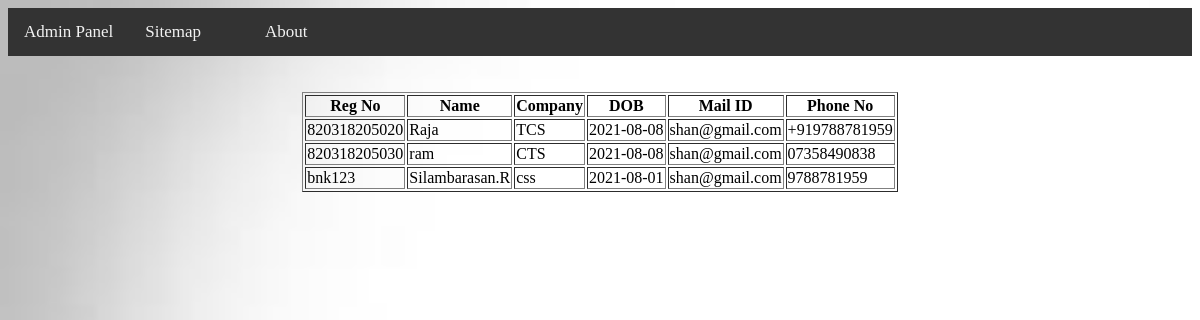
Page /admin_alum_view.php on the committed database.
### tables this page shows
CREATE TABLE `alum_det` (
  `regno` varchar(12) NOT NULL,
  `name` varchar(20) NOT NULL,
  `company` varchar(20) NOT NULL,
  `dob` date NOT NULL,
  `mail` varchar(20) NOT NULL,
  `phno` varchar(15) NOT NULL,
  `status` varchar(2) NOT NULL
);

### admin_alum_view.php (the view, shortened to what this page needs)
<html>
<Head>
<title> Alumni-Details</title></Head>
 </HEAD>
<body>
  <div class="topnav">
  <a href="admin_pan.php">Admin Panel</a>
  <a class="books" href="sitemap.html">Sitemap<a>
  <a href="about.html">About</a>
 </div>
 <br><br>
<center>
<?php
$servername = "localhost";
$username = "root";
$password ="";
$dbname="forum";
$conn = new mysqli($servername, $username, $password ,$dbname);
$query1= "Select * from `alum_det`";
echo"<table border=1px>
 <tr>
     <th>Reg No</th>
     <th>Name</th>
     <th>Company</th>
	  <th>DOB</th>
	  <th>Mail ID</th>
	   <th>Phone No</th>
     </tr>";
$result=mysqli_query($conn,$query1);
while($row=mysqli_fetch_array($result)){
echo"<tr>";
echo"<td>".$row["regno"]."</td>";
echo"<td>".$row["name"]."</td>";
echo"<td>".$row["company"]."</td>";
echo"<td>".$row["dob"]."</td>";
echo"<td>".$row["mail"]."</td>";
echo"<td>".$row["phno"]."</td>";
 }
?>
</center>
</body>
</html>

### admin_alum_view.php (style rules this page uses)
body { background-image:url("home-imgs.jpg"); background-repeat:no-repeat; background-size:1800px 800px; }
.topnav { background-color: #333; overflow: hidden; }
.topnav a { float: left; color: #f2f2f2; text-align: center; padding: 14px 16px; text-decoration: none; font-size: 17px; }
a { color:red; }

### rows in the picture
alum_det: regno "820318205020", name "Raja", company "TCS", dob "2021-08-08", mail "shan@gmail.com", phno "+919788781959"
alum_det: regno "820318205030", name "ram", company "CTS", dob "2021-08-08", mail "shan@gmail.com", phno "07358490838"
alum_det: regno "bnk123", name "Silambarasan.R", company "css", dob "2021-08-01", mail "shan@gmail.com", phno "9788781959"
